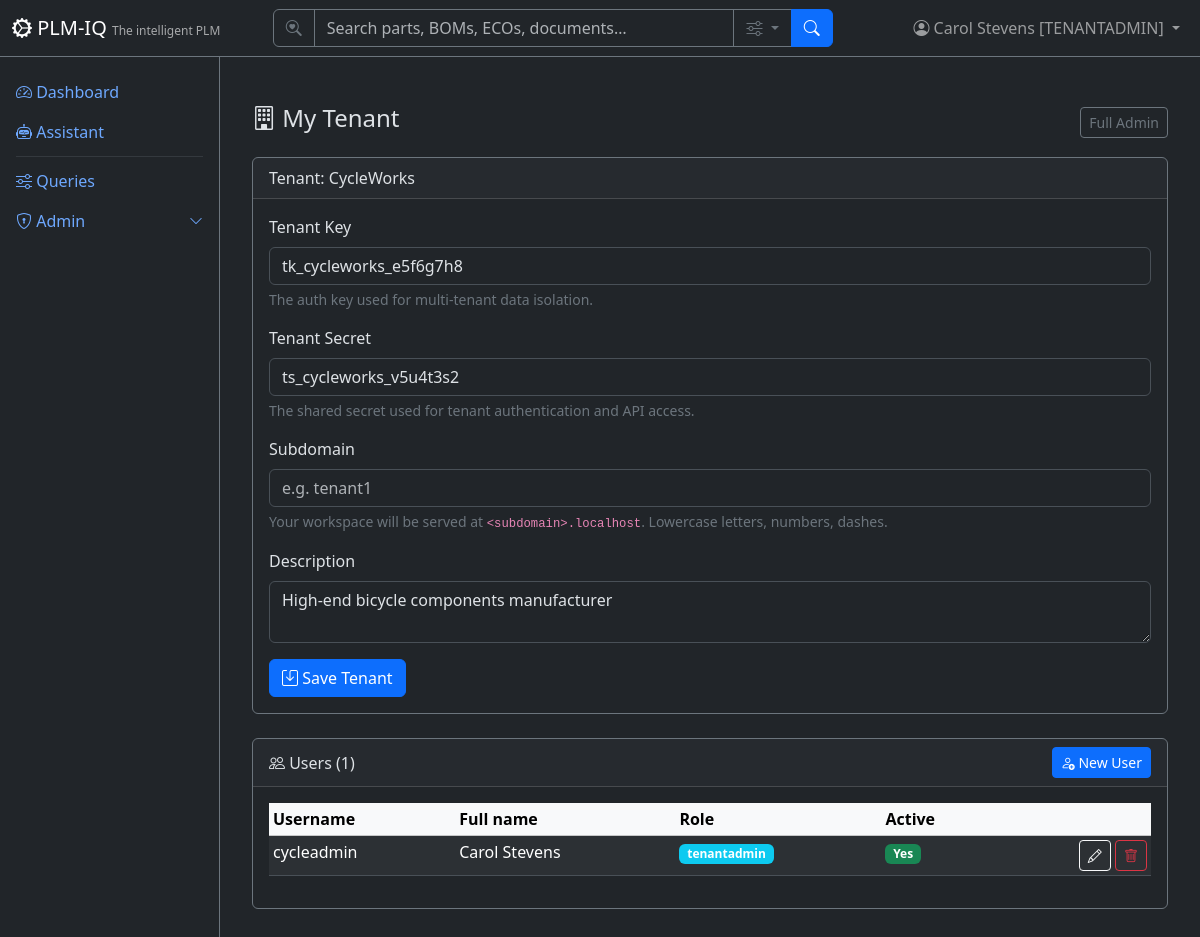
Page /admin/tenant (signed in) on the earlier database version.
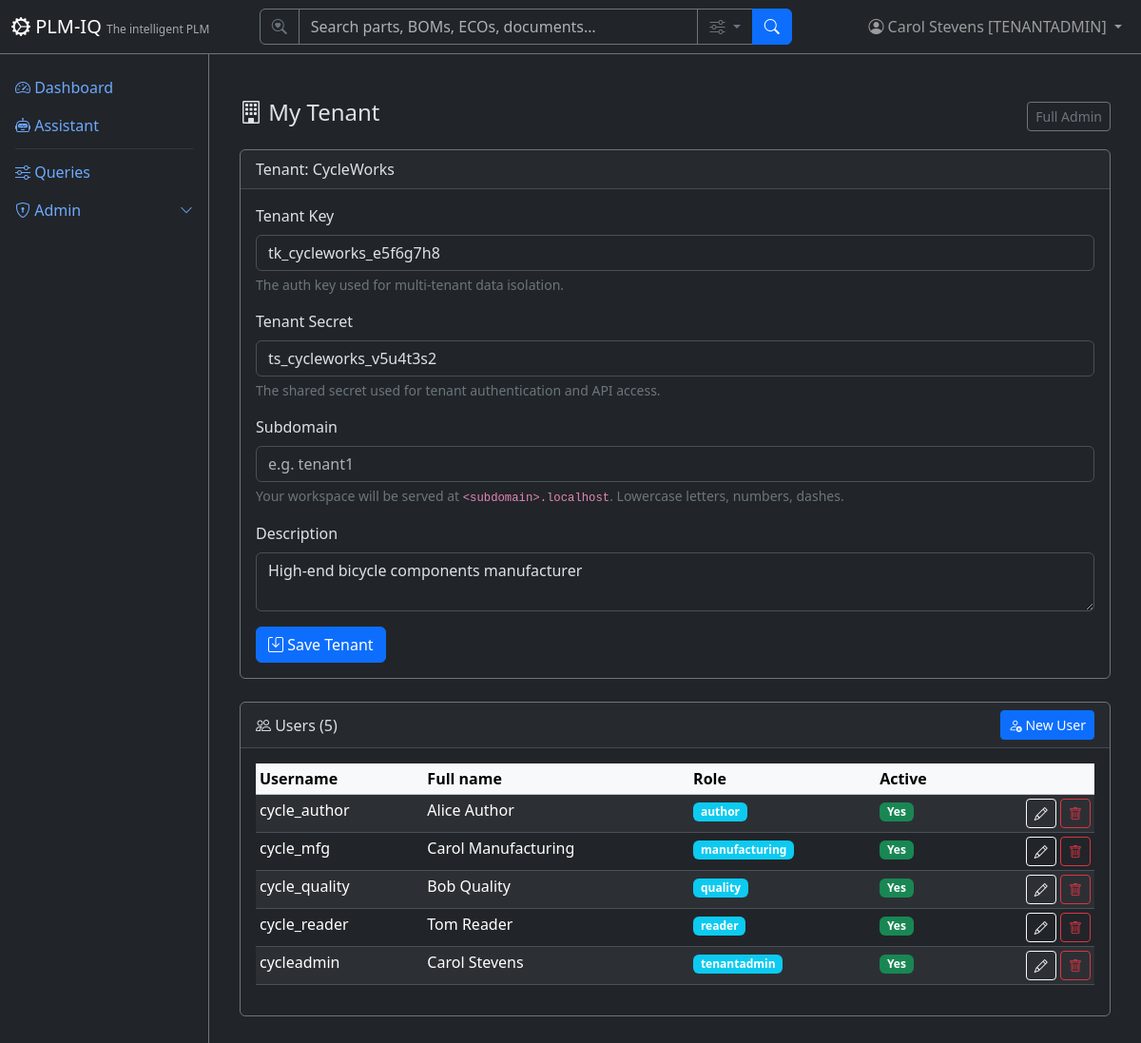
Same page on the later database version.
### app/models/tenant_user.py (models this page shows)
class User(Base):
    __tablename__ = "users"
    user_id = Column("user_id", Integer, primary_key=True, autoincrement=True)
    username = Column("username", String, unique=True, nullable=False)
    full_name = Column("full_name", String, nullable=False)
    email = Column("email", String)
    password_hash = Column("password_hash", String, nullable=False, default="")
    tenant_id = Column("tenant_id", Integer, ForeignKey("tenants.tenant_id"), nullable=False, default=1)
    tenant_key = Column("tenant_key", String, nullable=False)
    is_active = Column("is_active", Boolean, default=True)
    created_date = Column("created_date", String)
    role = Column("role", String, nullable=False, default="reader")
    tenant = relationship("Tenant", back_populates="users")
    favorites = relationship("Favorite", back_populates="user")

### app/routers/admin.py (the view)
@router.get("/tenant", response_class=HTMLResponse)
def tenant_self(
    request: Request,
    db: TenantScopedSession = Depends(get_tenant_db),
    _u: User = Depends(require_role(["tenantadmin"])),
):
    tenant = db.query(Tenant).filter(Tenant.tenant_id == _u.tenant_id).first()
    if not tenant:
        return HTMLResponse(content=render("404.html", **auth_context(request, db)), status_code=404)
    users = db.query(User).filter(User.tenant_id == tenant.tenant_id).order_by(User.username).all()
    return HTMLResponse(content=render(
        "admin/tenant_self.html",
        **auth_context(request, db),
        tenant=tenant,
        users=users,
        user_roles=role_names(db),
        base_domain=BASE_DOMAIN,
    ))

### app/templates/admin/tenant_self.html (shortened to what this page needs)
{% extends "base.html" %}
{% block content %}
<div class="container-fluid py-4">
  <div class="d-flex justify-content-between align-items-center mb-3">
    <h4><i class="bi bi-building"></i> My Tenant</h4>
    <a href="/admin" class="btn btn-sm btn-outline-secondary">Full Admin</a>
  </div>
  <div class="card bg-dark border-secondary mb-4">
    <div class="card-header">Tenant: {{ tenant.tenant_name }}</div>
    <div class="card-body">
      <form method="post" action="/admin/tenant">
        <div class="mb-3">
          <label class="form-label">Tenant Key</label>
          <input type="text" class="form-control" value="{{ tenant.tenant_key }}" readonly>
          <div class="form-text text-secondary">The auth key used for multi-tenant data isolation.</div>
        </div>
        <div class="mb-3">
          <label class="form-label">Tenant Secret</label>
          <input type="text" class="form-control" value="{{ tenant.tenant_secret }}" readonly>
          <div class="form-text text-secondary">The shared secret used for tenant authentication and API access.</div>
        </div>
        <div class="mb-3">
          <label class="form-label">Subdomain</label>
          <input type="text" name="subdomain" class="form-control"
                 value="{{ tenant.subdomain or '' }}" placeholder="e.g. tenant1">
          <div class="form-text text-secondary">
            Your workspace will be served at
            <code>{% if tenant.subdomain %}{{ tenant.subdomain }}{% else %}&lt;subdomain&gt;{% endif %}.{{ base_domain }}</code>.
            Lowercase letters, numbers, dashes.
          </div>
        </div>
        <div class="mb-3">
          <label class="form-label">Description</label>
          <textarea name="description" class="form-control" rows="2">{{ tenant.description or '' }}</textarea>
        </div>
        <button type="submit" class="btn btn-primary"><i class="bi bi-save"></i> Save Tenant</button>
      </form>
    </div>
  </div>
  <div class="card bg-dark border-secondary">
    <div class="card-header d-flex justify-content-between align-items-center">
      <span><i class="bi bi-people"></i> Users ({{ users | length }})</span>
      <button class="btn btn-sm btn-primary" data-bs-toggle="modal" data-bs-target="#newUserModal">
        <i class="bi bi-person-add"></i> New User
      </button>
    </div>
    <div class="card-body">
      <table class="table table-sm table-striped">
        <thead class="table-light">
          <tr><th>Username</th><th>Full name</th><th>Role</th><th>Active</th><th></th></tr>
        </thead>
        <tbody>
          {% for u in users %}
          <tr>
            <td>{{ u.username }}</td>
            <td>{{ u.full_name }}</td>
            <td><span class="badge bg-info">{{ u.role }}</span></td>
            <td>{% if u.is_active %}<span class="badge bg-success">Yes</span>{% else %}<span class="badge bg-secondary">No</span>{% endif %}</td>
            <td class="text-end">
              <button class="btn btn-sm btn-outline-light" data-bs-toggle="modal" data-bs-target="#editUserModal{{ u.user_id }}">
                <i class="bi bi-pencil"></i>
              </button>
              <form method="post" action="/admin/tenant/user/{{ u.user_id }}/delete" class="d-inline"
                    onsubmit="return confirm('Delete user {{ u.username }}?');">
                <button type="submit" class="btn btn-sm btn-outline-danger"><i class="bi bi-trash"></i></button>
              </form>
            </td>
          </tr>
          {% else %}
          <tr><td colspan="5" class="text-secondary">No users yet.</td></tr>
          {% endfor %}
        </tbody>
      </table>
    </div>
  </div>
</div>
{% endblock %}

### app/templates/base.html (shortened to what this page needs)
<!DOCTYPE html>
<html lang="en" data-bs-theme="dark">
<head>
    <link href="https://cdn.jsdelivr.net/npm/bootstrap@5.3.3/dist/css/bootstrap.min.css" rel="stylesheet">
    <link href="https://cdn.jsdelivr.net/npm/bootstrap-icons@1.11.3/font/bootstrap-icons.css" rel="stylesheet">
</head>
<body>
    <nav class="navbar navbar-expand-md navbar-dark bg-dark fixed-top border-bottom border-secondary">
        <div class="container-fluid">
            <a class="navbar-brand" href="/">
                <i class="bi bi-gear-wide-connected"></i> PLM-IQ
                <small class="d-none d-md-inline">The intelligent PLM</small>
            </a>
            <div class="collapse navbar-collapse" id="navMenu">
                {% if current_user %}
                <form class="d-flex mx-auto my-2 my-md-0" role="search" action="/search" method="get" style="width: 100%; max-width: 560px;">
                    <div class="input-group">
                        <span class="input-group-text bg-dark border-secondary text-secondary"><i class="bi bi-search-heart"></i></span>
                        <input type="search" name="q" class="form-control bg-dark text-light border-secondary" placeholder="Search parts, BOMs, ECOs, documents…" aria-label="Search">
                        <button class="btn btn-outline-secondary dropdown-toggle" type="button" data-bs-toggle="dropdown" data-bs-auto-close="outside" title="Search options">
                            <i class="bi bi-sliders"></i>
                        </button>
                        <button class="btn btn-primary" type="submit"><i class="bi bi-search"></i></button>
                    </div>
                </form>
                {% endif %}
                <ul class="navbar-nav ms-auto align-items-center">
                    {% if current_user %}
                    <li class="nav-item dropdown">
                        <a class="nav-link dropdown-toggle position-relative" href="#" role="button" data-bs-toggle="dropdown" aria-label="Profile Menu" title="Profile Menu">
                            <i class="bi bi-person-circle"></i>
                            <span class="d-none d-md-inline">{{ current_user.full_name }} [{{ current_user.role|upper if current_user.role else 'SUPERUSER' }}]</span>
                        </a>
                    </li>
                    {% else %}
                    <li class="nav-item">
                        <a class="nav-link" href="/login"><i class="bi bi-box-arrow-in-right"></i> Sign In</a>
                    </li>
                    {% endif %}
                </ul>
            </div>
        </div>
    </nav>
    <div class="sidebar bg-dark border-end border-secondary pt-3">
        <ul class="nav nav-pills flex-column">
            <li class="nav-item">
                <a class="nav-link" href="/"><i class="bi bi-speedometer2"></i> Dashboard</a>
            </li>
            <li class="nav-item">
                <a class="nav-link" href="/assistant"><i class="bi bi-robot"></i> Assistant</a>
            </li>
            <li class="nav-item">
                <hr class="nav-divider my-1 mx-3 border-secondary">
            </li>
            <li class="nav-item">
                <a class="nav-link" href="/queries"><i class="bi bi-sliders"></i> Queries</a>
            </li>
            {% if current_user and (current_user.role == 'tenantadmin' or current_user.role is none or current_user.role == 'superadmin') %}
            <li class="nav-item">
                <a class="nav-link d-flex justify-content-between align-items-center" data-bs-toggle="collapse" href="#adminSubmenu" role="button" aria-expanded="false">
                    <span><i class="bi bi-shield-lock"></i> Admin</span>
                    <i class="bi bi-chevron-down small"></i>
                </a>
            </li>
            {% endif %}
        </ul>
    </div>
    <div class="main-content">
        {% block content %}{% endblock %}
    </div>
</body>
</html>

Differences in the rows shown:
added User: username "cycle_author", full_name "Alice Author", role "author", is_active "Yes"
added User: username "cycle_mfg", full_name "Carol Manufacturing", role "manufacturing", is_active "Yes"
added User: username "cycle_quality", full_name "Bob Quality", role "quality", is_active "Yes"
added User: username "cycle_reader", full_name "Tom Reader", role "reader", is_active "Yes"
Other differences:
{{ users | length }}: "1" → "5"
